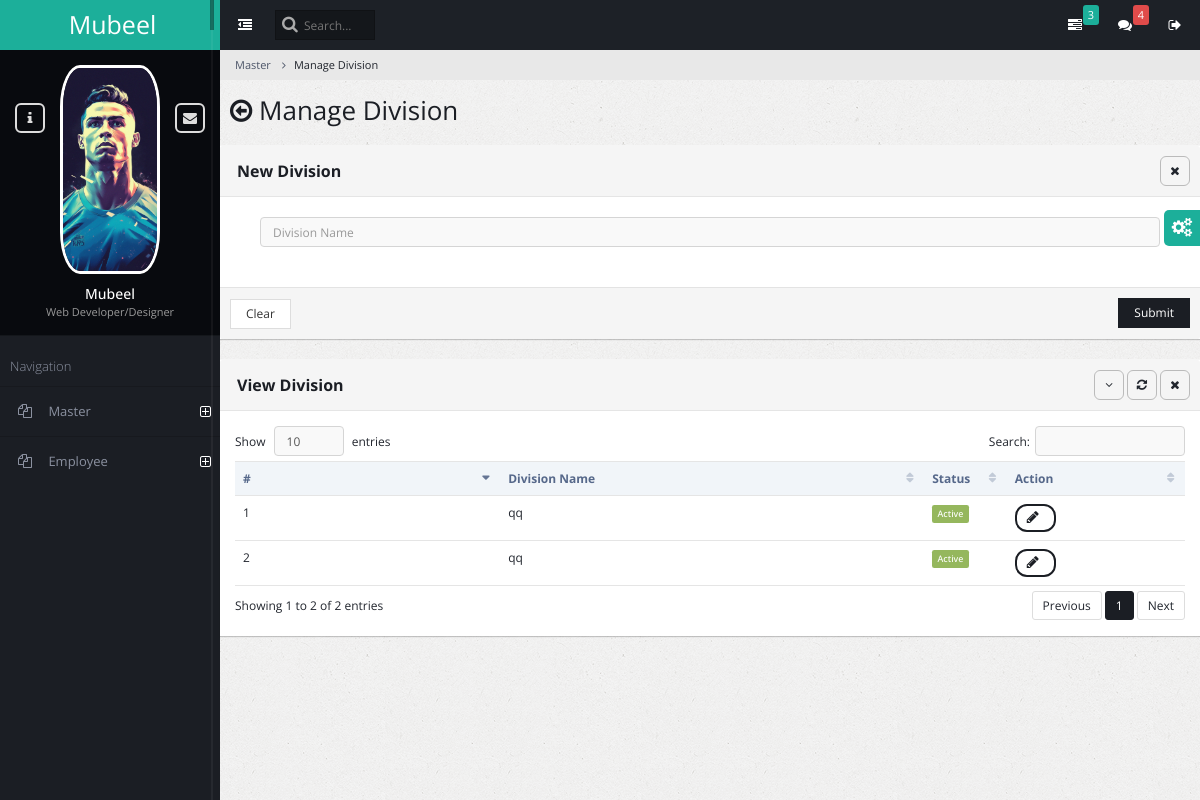
Page /ad_division_manage on the earlier database version.
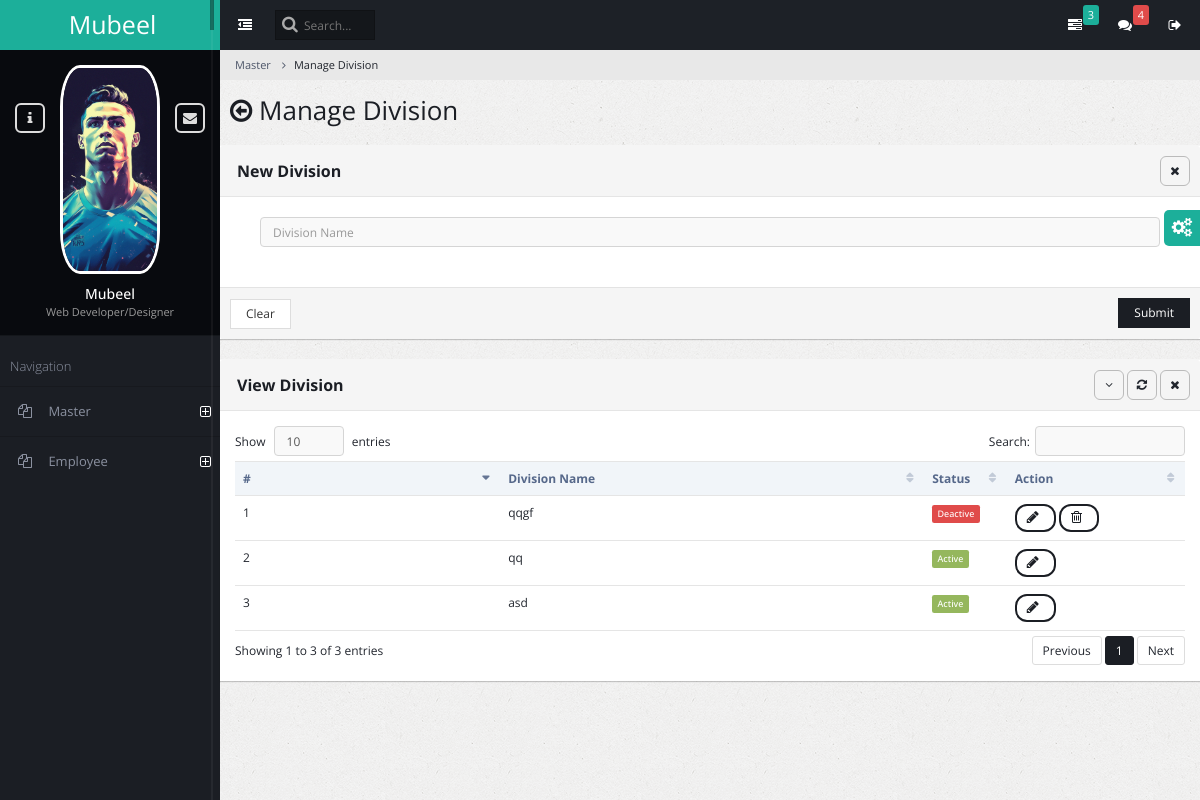
Same page on the later database version.
### admin_master/models.py (models this page shows)
class AmsDivision(models.Model):
    division_name = models.CharField(max_length=150)
    status = models.BooleanField(default=True)

### admin_master/views.py (the view, shortened to what this page needs)
# urls.py: path('ad_division_manage', views.admin_division_manage, name='admin_division_manage'),
def admin_division_manage(request):
    ams_divisions = AmsDivision.objects.all()
    return render(request, 'admin_master_division_manage.html', {'ams_divisions': ams_divisions})

### admin_master/templates/admin_master_division_manage.html (shortened to what this page needs)
{% extends "base.html" %}
{% block content %}
<ul class="breadcrumb">
    <li><a href="#">Master</a></li>
    <li class="active">Manage Division</li>
</ul>
<div class="content-frame-top">
    <div class="page-title">
        <h2><span class="fa fa-arrow-circle-o-left"></span> Manage Division</h2>
    </div>
</div>
<form method="post" action="{% url 'admin_division_manage' %}">
<div class="panel panel-default">
    <div class="panel-heading ui-draggable-handle">
        <h1 class="panel-title"><strong></strong><b>New Division</b></h1>
        <ul class="panel-controls">
            <li><a href="#" class="panel-remove"><span class="fa fa-times"></span></a></li>
        </ul>
    </div>
    <div class="panel-body">
        <div class="block">
            <div class="col-md-12">
                <div>
                    <input type="text" placeholder="Division Name" name="division_name" required class="form-control">
                </div>
            </div>
        </div>
    </div>
    <div class="panel-footer">
        <input type="reset" class="btn btn-default" value="Clear">
        <button class="btn btn-primary pull-right">Submit</button>
    </div>
</div>
</form>
<div class="panel panel-default">
    <div class="panel-heading ui-draggable-handle">
        <h1 class="panel-title"><b>View Division</b></h1>
        <ul class="panel-controls">
            <li><a href="#" class="panel-collapse"><span class="fa fa-angle-down"></span></a></li>
            <li><a href="#" class="panel-refresh"><span class="fa fa-refresh"></span></a></li>
            <li><a href="#" class="panel-remove"><span class="fa fa-times"></span></a></li>
        </ul>
    </div>
    <div class="panel-body">
        <table class="table datatable dataTable no-footer" id="DataTables_Table_0" role="grid" aria-describedby="DataTables_Table_0_info">
            <thead>
                <tr role="row"><th class="sorting_asc" tabindex="0" aria-controls="DataTables_Table_0" rowspan="1" colspan="1" aria-sort="ascending" aria-label="Name: activate to sort column ascending" style="width: 198px;">#</th><th class="sorting" tabindex="0" aria-controls="DataTables_Table_0" rowspan="1" colspan="1" aria-label="Position: activate to sort column ascending" style="width: 309px;">Division Name</th><th class="sorting" tabindex="0" aria-controls="DataTables_Table_0" rowspan="1" colspan="1" aria-label="Age: activate to sort column ascending" style="width: 70px;">Status</th><th class="sorting" tabindex="0" aria-controls="DataTables_Table_0" rowspan="1" colspan="1" aria-label="Start date: activate to sort column ascending" style="width: 137px;">Action</th></tr>
            </thead>
            <tbody>
                {% for ams_division in ams_divisions %}
                <tr id="{{ams_division.id}}" >
                    <td>{{ forloop.counter }}</td>
                    <td>{{ ams_division.division_name }}</td>
                    <td>
                        {% if ams_division.status %}
                            <span class="label label-success">Active</span>
                        {% else %}
                            <span class="label label-danger">Deactive</span>
                        {% endif %}
                    </td>
                    <td>
                        <button class="btn btn-primary btn-rounded" onClick="edit_divsrow({{ ams_division.id }});" data-toggle="modal" data-target="#modal_basic">
                            <span id="spinner{{ams_division.id}}" class="fa fa-pencil"></span>
                        </button>
                        {% if not ams_division.status %}
                        <button class="btn btn-primary btn-rounded" onClick="delete_divsrow1({{ ams_division.id }});">
                            <span class="fa fa-trash-o"></span>
                        </button>
                        {% endif %}
                    </td>
                </tr>
                {% endfor %}
            </tbody>
        </table>
    </div>
</div>
{% endblock content %}

Differences in the rows shown:
changed AmsDivision: division_name "qq" → "qqgf"; status "Active" → "Deactive"
added AmsDivision: division_name "asd", status "Active"
Other differences:
text written by a page script: "Show entries Search: Showing 1 to 2 of 2 entries Previous 1 Next" → "Show entries Search: Showing 1 to 3 of 3 entries Previous 1 Next"
